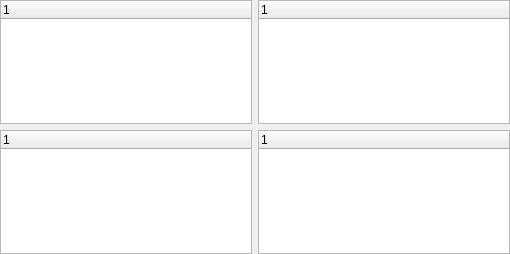
<ui version="4.0" >
 <class>MvdExtendedInfoPage</class>
 <widget class="QWidget" name="MvdExtendedInfoPage" >
  <property name="geometry" >
   <rect>
    <x>0</x>
    <y>0</y>
    <width>510</width>
    <height>254</height>
   </rect>
  </property>
  <property name="windowTitle" >
   <string>Extended info</string>
  </property>
  <layout class="QGridLayout" >
   <property name="margin" >
    <number>0</number>
   </property>
   <property name="spacing" >
    <number>6</number>
   </property>
   <item row="1" column="1" >
    <widget class="MvdSDTreeWidget" name="tags" />
   </item>
   <item row="0" column="0" >
    <widget class="MvdSDTreeWidget" name="genres" />
   </item>
   <item row="0" column="1" >
    <widget class="MvdSDTreeWidget" name="countries" />
   </item>
   <item row="1" column="0" >
    <widget class="MvdSDTreeWidget" name="languages" />
   </item>
  </layout>
 </widget>
 <customwidgets>
  <customwidget>
   <class>MvdSDTreeWidget</class>
   <extends>QTreeWidget</extends>
   <header>sdtreewidget.h</header>
  </customwidget>
 </customwidgets>
 <resources/>
 <connections/>
</ui>
